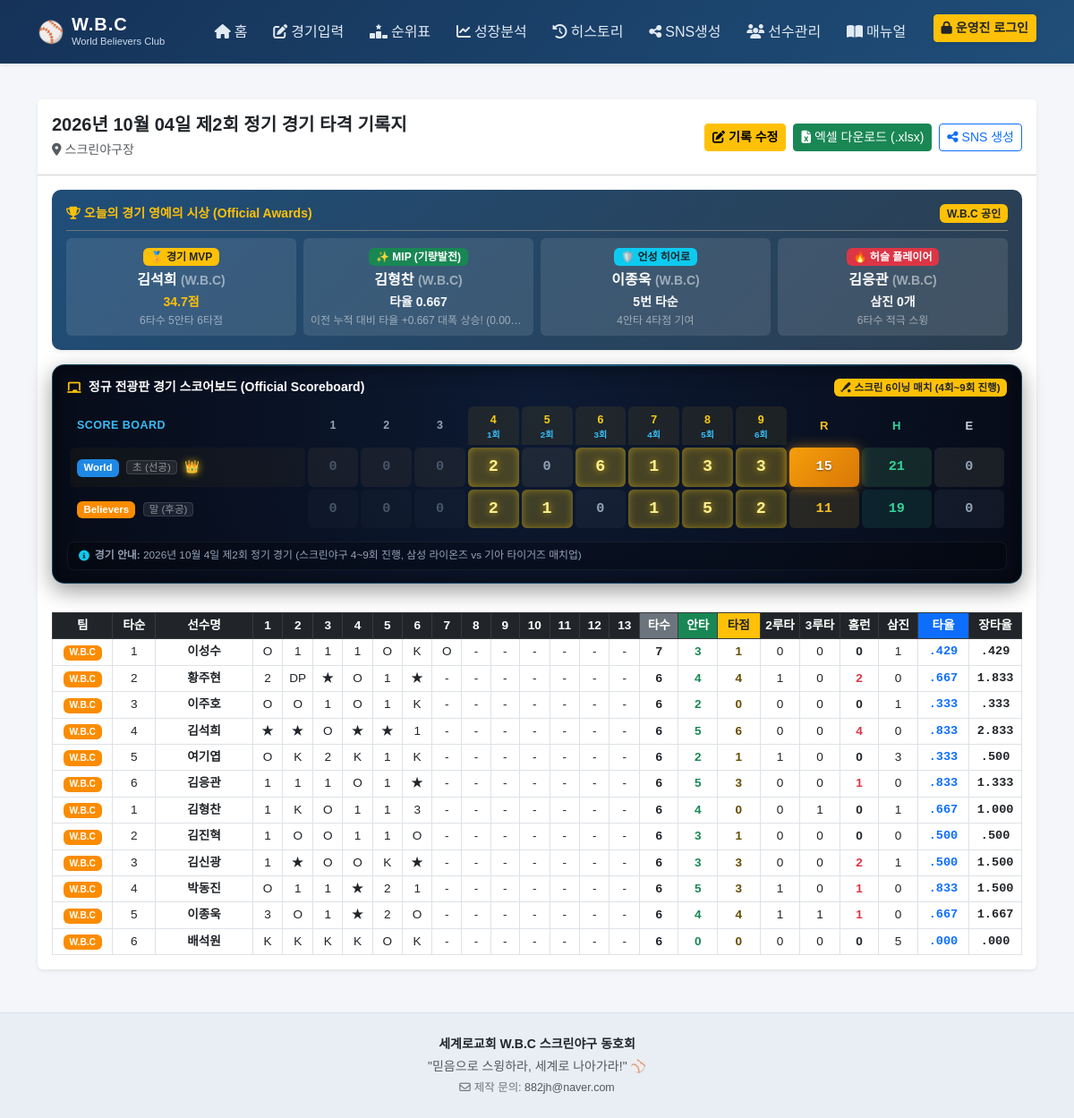
Page /game/12 on the committed database.
### tables this page shows
CREATE TABLE games (
            id               INTEGER PRIMARY KEY AUTOINCREMENT,
            game_date        TEXT NOT NULL,
            game_number      INTEGER,
            location         TEXT DEFAULT '스크린야구장',
            world_score      INTEGER,
            believers_score  INTEGER,
            notes            TEXT,
            created_at       TEXT DEFAULT (datetime('now','localtime'))
        , match_type TEXT DEFAULT '2teams', score_details TEXT DEFAULT '');

CREATE TABLE players (
            id        INTEGER PRIMARY KEY AUTOINCREMENT,
            name      TEXT NOT NULL,
            team      TEXT NOT NULL,
            is_active INTEGER DEFAULT 1,
            created_at TEXT DEFAULT (datetime('now','localtime'))
        );

CREATE TABLE batting_records (
            id          INTEGER PRIMARY KEY AUTOINCREMENT,
            game_id     INTEGER NOT NULL,
            player_id   INTEGER NOT NULL,
            team        TEXT NOT NULL,
            batting_order INTEGER DEFAULT 0,
            inn1  TEXT, inn2  TEXT, inn3  TEXT, inn4  TEXT, inn5  TEXT,
            inn6  TEXT, inn7  TEXT, inn8  TEXT, inn9  TEXT,
            inn10 TEXT, inn11 TEXT, inn12 TEXT, inn13 TEXT,
            ab        INTEGER DEFAULT 0,
            hits      INTEGER DEFAULT 0,
            singles   INTEGER DEFAULT 0,
            doubles   INTEGER DEFAULT 0,
            triples   INTEGER DEFAULT 0,
            hr        INTEGER DEFAULT 0,
            rbi       INTEGER DEFAULT 0,
            bb        INTEGER DEFAULT 0,
            k         INTEGER DEFAULT 0,
            out_count INTEGER DEFAULT 0,
            dp        INTEGER DEFAULT 0,
            avg REAL DEFAULT 0.0,
            slg REAL DEFAULT 0.0,
            obp REAL DEFAULT 0.0,
            FOREIGN KEY (game_id)   REFERENCES games(id)   ON DELETE CASCADE,
            FOREIGN KEY (player_id) REFERENCES players(id)
        );

### app.py (the view)
@app.route('/game/<int:gid>')
def game_detail(gid):
    conn = get_db()
    game = conn.execute('SELECT * FROM games WHERE id=?',(gid,)).fetchone()
    if not game: return redirect(url_for('history'))
    scoreboard = get_scoreboard_data(game, conn)
    recs = conn.execute('''
        SELECT p.name,p.team,br.*
        FROM batting_records br JOIN players p ON p.id=br.player_id
        WHERE br.game_id=? ORDER BY br.id ASC
    ''',(gid,)).fetchall()
    conn.close()
    awards = calc_game_awards(gid)
    return render_template('game_detail.html', game=game, records=recs, awards=awards, scoreboard=scoreboard, fmt_date=fmt_date)

### templates/game_detail.html (shortened to what this page needs)
{% extends 'base.html' %}
{% block content %}
<div class="card shadow-sm border-0 mb-4">
    <div class="card-header bg-white py-3 d-flex justify-content-between align-items-center flex-wrap gap-2">
        <div>
            <h5 class="fw-bold mb-1">
                {{ fmt_date(game.game_date) }} 제{{ game.game_number or '?' }}회 정기 경기 타격 기록지
            </h5>
            <span class="text-muted small"><i class="fa-solid fa-location-dot me-1"></i>{{ game.location }}</span>
        </div>
        <div class="d-flex gap-2">
            <a href="{{ url_for('game_edit', gid=game.id) }}" class="btn btn-warning btn-sm fw-bold">
                <i class="fa-solid fa-pen-to-square me-1"></i>기록 수정
            </a>
            <a href="{{ url_for('export_excel', gid=game.id) }}" class="btn btn-success btn-sm">
                <i class="fa-solid fa-file-excel me-1"></i>엑셀 다운로드 (.xlsx)
            </a>
            <a href="{{ url_for('sns_page', gid=game.id) }}" class="btn btn-outline-primary btn-sm">
                <i class="fa-solid fa-share-nodes me-1"></i>SNS 생성
            </a>
        </div>
    </div>
    {% if awards and awards.mvp %}
    <div class="px-3 pt-3">
        <div class="card border-0 shadow-sm" style="background: linear-gradient(135deg, #1F4E79, #2C3E50); color: white; border-radius: 10px;">
            <div class="card-body py-3">
                <div class="d-flex align-items-center justify-content-between mb-2 pb-2 border-bottom border-secondary">
                    <span class="fw-bold small text-warning"><i class="fa-solid fa-trophy me-1"></i>오늘의 경기 영예의 시상 (Official Awards)</span>
                    <span class="badge bg-warning text-dark fw-bold">W.B.C 공인</span>
                </div>
                <div class="row g-2 text-center">
                    <div class="col-md-3 col-6">
                        <div class="p-2 rounded bg-white bg-opacity-10 h-100">
                            <span class="badge bg-warning text-dark mb-1">🏅 경기 MVP</span>
                            <div class="fw-bold fs-6">{{ awards.mvp.name }} <small class="text-white-50">({{ awards.mvp.team }})</small></div>
                            <small class="text-warning fw-bold">{{ awards.mvp.mvp_pts }}점</small>
                            <div class="text-white-50" style="font-size: 0.75rem;">{{ awards.mvp.ab }}타수 {{ awards.mvp.hits }}안타 {{ awards.mvp.rbi }}타점</div>
                        </div>
                    </div>
                    {% if awards.mip %}
                    <div class="col-md-3 col-6">
                        <div class="p-2 rounded bg-white bg-opacity-10 h-100">
                            <span class="badge bg-success mb-1">✨ MIP (기량발전)</span>
                            <div class="fw-bold fs-6">{{ awards.mip.name }} <small class="text-white-50">({{ awards.mip.team }})</small></div>
                            <small class="text-light fw-bold">타율 {{ '%0.3f'|format(awards.mip.avg) }}</small>
                            <div class="text-white-50 text-truncate" style="font-size: 0.75rem;" title="{{ awards.mip_reason }}">{{ awards.mip_reason }}</div>
                        </div>
                    </div>
                    {% endif %}
                    {% if awards.unsung %}
                    <div class="col-md-3 col-6">
                        <div class="p-2 rounded bg-white bg-opacity-10 h-100">
                            <span class="badge bg-info text-dark mb-1">🛡️ 언성 히어로</span>
                            <div class="fw-bold fs-6">{{ awards.unsung.name }} <small class="text-white-50">({{ awards.unsung.team }})</small></div>
                            <small class="text-light fw-bold">{{ awards.unsung.batting_order }}번 타순</small>
                            <div class="text-white-50" style="font-size: 0.75rem;">{{ awards.unsung.hits }}안타 {{ awards.unsung.rbi }}타점 기여</div>
                        </div>
                    </div>
                    {% endif %}
                    {% if awards.hustle %}
                    <div class="col-md-3 col-6">
                        <div class="p-2 rounded bg-white bg-opacity-10 h-100">
                            <span class="badge bg-danger mb-1">🔥 허슬 플레이어</span>
                            <div class="fw-bold fs-6">{{ awards.hustle.name }} <small class="text-white-50">({{ awards.hustle.team }})</small></div>
                            <small class="text-light fw-bold">삼진 {{ awards.hustle.k }}개</small>
                            <div class="text-white-50" style="font-size: 0.75rem;">{{ awards.hustle.ab }}타수 적극 스윙</div>
                        </div>
                    </div>
                    {% endif %}
                </div>
            </div>
        </div>
    </div>
    {% endif %}
    {% if scoreboard and scoreboard.teams %}
    <div class="px-3 pt-3">
        <div class="scoreboard-matrix-wrap mb-3">
            <div class="d-flex justify-content-between align-items-center mb-2 flex-wrap gap-2">
                <span class="text-white fw-bold small d-flex align-items-center gap-2">
                    <i class="fa-solid fa-chalkboard text-warning"></i>정규 전광판 경기 스코어보드 (Official Scoreboard)
                </span>
                <span class="badge bg-warning text-dark fw-bold" style="font-size: 0.72rem;">
                    <i class="fa-solid fa-baseball-bat-ball me-1"></i>스크린 6이닝 매치 (4회~9회 진행)
                </span>
            </div>
            <div class="scoreboard-scroll-container">
                <table class="scoreboard-matrix-table">
                    <thead>
                        <tr>
                            <th class="th-team">SCORE BOARD</th>
                            {% for inn in range(1, 10) %}
                            <th class="th-inn {% if inn >= 4 %}active-match-inn{% endif %}">
                                <div>{{ inn }}</div>
                                {% if inn >= 4 %}<span class="sub-inn-label">{{ inn - 3 }}회</span>{% endif %}
                            </th>
                            {% endfor %}
                            <th class="th-stat th-r">R</th>
                            <th class="th-stat th-h">H</th>
                            <th class="th-stat th-e">E</th>
                        </tr>
                    </thead>
                    <tbody>
                        {% for t in scoreboard.teams %}
                        <tr class="{% if t.is_winner %}winner-row{% endif %}">
                            <td class="td-team">
                                <span class="badge {{ t.badge_class }} me-1">{{ t.name }}</span>
                                <span class="order-chip text-white-50">{{ t.order_label }}</span>
                                {% if t.is_winner %}<span class="winner-mark ms-1">👑</span>{% endif %}
                            </td>
                            {% for s in t.scores %}
                            {% set inn_idx = loop.index %}
                            <td class="td-inn {% if inn_idx >= 4 %}active-match-inn{% endif %} {% if s not in [0, '0', '-', ''] %}scoring-cell{% endif %}">
                                {{ s }}
                            </td>
                            {% endfor %}
                            <td class="td-stat td-r {% if t.is_winner %}winner-r{% endif %}">{{ t.r }}</td>
                            <td class="td-stat td-h">{{ t.h }}</td>
                            <td class="td-stat td-e">{{ t.e }}</td>
                        </tr>
                        {% endfor %}
                    </tbody>
                </table>
            </div>
            <div class="scoreboard-note-bar">
                <i class="fa-solid fa-circle-info text-info"></i>
                <span>
                    {% if scoreboard.note and scoreboard.note != '정규 경기' %}
                    <strong>경기 안내:</strong> {{ scoreboard.note }}
                    {% endif %}
                </span>
            </div>
        </div>
    </div>
    {% endif %}
    <div class="card-body">
        <div class="table-responsive">
            <table class="table table-bordered table-sm align-middle text-center mb-0" style="font-size:0.85rem; min-width: 900px;">
                <thead class="table-dark text-nowrap">
                    <tr>
                        <th style="width: 70px;">팀</th>
                        <th style="width: 50px;">타순</th>
                        <th style="width: 110px; min-width: 100px;">선수명</th>
                        {% for inn in range(1, 14) %}
                        <th style="width: 35px;">{{ inn }}</th>
                        {% endfor %}
                        <th class="bg-secondary" style="width: 45px;">타수</th>
                        <th class="bg-success" style="width: 45px;">안타</th>
                        <th class="bg-warning text-dark" style="width: 50px;">타점</th>
                        <th style="width: 45px;">2루타</th>
                        <th style="width: 45px;">3루타</th>
                        <th style="width: 45px;">홈런</th>
                        <th style="width: 45px;">삼진</th>
                        <th class="bg-primary text-white" style="width: 60px;">타율</th>
                        <th style="width: 60px;">장타율</th>
                    </tr>
                </thead>
                <tbody>
                    {% for r in records %}
                    <tr>
                        <td>
                            <span class="badge {{ 'badge-world' if r.team == 'World' else 'badge-believers' }}">
                                {{ r.team }}
                            </span>
                        </td>
                        <td>{{ r.batting_order }}</td>
                        <td class="fw-bold">{{ r.name }}</td>
                        <td>{{ r.inn1 or '-' }}</td>
                        <td>{{ r.inn2 or '-' }}</td>
                        <td>{{ r.inn3 or '-' }}</td>
                        <td>{{ r.inn4 or '-' }}</td>
                        <td>{{ r.inn5 or '-' }}</td>
                        <td>{{ r.inn6 or '-' }}</td>
                        <td>{{ r.inn7 or '-' }}</td>
                        <td>{{ r.inn8 or '-' }}</td>
                        <td>{{ r.inn9 or '-' }}</td>
                        <td>{{ r.inn10 or '-' }}</td>
                        <td>{{ r.inn11 or '-' }}</td>
                        <td>{{ r.inn12 or '-' }}</td>
                        <td>{{ r.inn13 or '-' }}</td>
                        <td class="fw-bold">{{ r.ab }}</td>
                        <td class="fw-bold text-success">{{ r.hits }}</td>
                        <td class="fw-bold text-warning-emphasis">{{ r.rbi or 0 }}</td>
                        <td>{{ r.doubles }}</td>
                        <td>{{ r.triples }}</td>
                        <td class="fw-bold {{ 'text-danger' if r.hr > 0 else '' }}">{{ r.hr }}</td>
                        <td>{{ r.k }}</td>
                        <td class="stat-mono fw-bold text-primary">{{ r.avg | rate }}</td>
                        <td class="stat-mono">{{ r.slg | rate }}</td>
                    </tr>
                    {% endfor %}
                </tbody>
            </table>
        </div>
    </div>
</div>
{% endblock %}

### rows in the picture
games: game_date "2026년 10월 04일", game_number "2", location "스크린야구장"
players: mvp.name "김석희", mvp.team "W.B.C"
batting_records: mvp.ab "6", mvp.hits "5", mvp.rbi "6", team "W.B.C", batting_order "4", name "김석희", inn1 "★", inn2 "★", inn3 "O", inn4 "★", inn5 "★", inn6 "1", inn7 "-", inn8 "-", inn9 "-", inn10 "-", inn11 "-", inn12 "-", inn13 "-", ab "6", hits "5", rbi "6", doubles "0", triples "0", hr "4", k "0", avg|rate ".833", slg|rate "2.833"
players: mip.name "김형찬", mip.team "W.B.C"
batting_records: mip.avg "0.667", team "W.B.C", batting_order "1", name "김형찬", inn1 "1", inn2 "K", inn3 "O", inn4 "1", inn5 "1", inn6 "3", inn7 "-", inn8 "-", inn9 "-", inn10 "-", inn11 "-", inn12 "-", inn13 "-", ab "6", hits "4", rbi "0", doubles "0", triples "1", hr "0", k "1", avg|rate ".667", slg|rate "1.000"
players: unsung.name "이종욱", unsung.team "W.B.C"
batting_records: unsung.batting_order "5", unsung.hits "4", unsung.rbi "4", team "W.B.C", batting_order "5", name "이종욱", inn1 "3", inn2 "O", inn3 "1", inn4 "★", inn5 "2", inn6 "O", inn7 "-", inn8 "-", inn9 "-", inn10 "-", inn11 "-", inn12 "-", inn13 "-", ab "6", hits "4", rbi "4", doubles "1", triples "1", hr "1", k "0", avg|rate ".667", slg|rate "1.667"
players: hustle.name "김응관", hustle.team "W.B.C"
batting_records: hustle.k "0", hustle.ab "6", team "W.B.C", batting_order "6", name "김응관", inn1 "1", inn2 "1", inn3 "1", inn4 "O", inn5 "1", inn6 "★", inn7 "-", inn8 "-", inn9 "-", inn10 "-", inn11 "-", inn12 "-", inn13 "-", ab "6", hits "5", rbi "3", doubles "0", triples "0", hr "1", k "0", avg|rate ".833", slg|rate "1.333"
batting_records: team "W.B.C", batting_order "1", name "이성수", inn1 "O", inn2 "1", inn3 "1", inn4 "1", inn5 "O", inn6 "K", inn7 "O", inn8 "-", inn9 "-", inn10 "-", inn11 "-", inn12 "-", inn13 "-", ab "7", hits "3", rbi "1", doubles "0", triples "0", hr "0", k "1", avg|rate ".429", slg|rate ".429"
batting_records: team "W.B.C", batting_order "2", name "황주현", inn1 "2", inn2 "DP", inn3 "★", inn4 "O", inn5 "1", inn6 "★", inn7 "-", inn8 "-", inn9 "-", inn10 "-", inn11 "-", inn12 "-", inn13 "-", ab "6", hits "4", rbi "4", doubles "1", triples "0", hr "2", k "0", avg|rate ".667", slg|rate "1.833"
batting_records: team "W.B.C", batting_order "3", name "이주호", inn1 "O", inn2 "O", inn3 "1", inn4 "O", inn5 "1", inn6 "K", inn7 "-", inn8 "-", inn9 "-", inn10 "-", inn11 "-", inn12 "-", inn13 "-", ab "6", hits "2", rbi "0", doubles "0", triples "0", hr "0", k "1", avg|rate ".333", slg|rate ".333"
batting_records: team "W.B.C", batting_order "5", name "여기엽", inn1 "O", inn2 "K", inn3 "2", inn4 "K", inn5 "1", inn6 "K", inn7 "-", inn8 "-", inn9 "-", inn10 "-", inn11 "-", inn12 "-", inn13 "-", ab "6", hits "2", rbi "1", doubles "1", triples "0", hr "0", k "3", avg|rate ".333", slg|rate ".500"
batting_records: team "W.B.C", batting_order "2", name "김진혁", inn1 "1", inn2 "O", inn3 "O", inn4 "1", inn5 "1", inn6 "O", inn7 "-", inn8 "-", inn9 "-", inn10 "-", inn11 "-", inn12 "-", inn13 "-", ab "6", hits "3", rbi "1", doubles "0", triples "0", hr "0", k "0", avg|rate ".500", slg|rate ".500"
batting_records: team "W.B.C", batting_order "3", name "김신광", inn1 "1", inn2 "★", inn3 "O", inn4 "O", inn5 "K", inn6 "★", inn7 "-", inn8 "-", inn9 "-", inn10 "-", inn11 "-", inn12 "-", inn13 "-", ab "6", hits "3", rbi "3", doubles "0", triples "0", hr "2", k "1", avg|rate ".500", slg|rate "1.500"
batting_records: team "W.B.C", batting_order "4", name "박동진", inn1 "O", inn2 "1", inn3 "1", inn4 "★", inn5 "2", inn6 "1", inn7 "-", inn8 "-", inn9 "-", inn10 "-", inn11 "-", inn12 "-", inn13 "-", ab "6", hits "5", rbi "3", doubles "1", triples "0", hr "1", k "0", avg|rate ".833", slg|rate "1.500"
batting_records: team "W.B.C", batting_order "6", name "배석원", inn1 "K", inn2 "K", inn3 "K", inn4 "K", inn5 "O", inn6 "K", inn7 "-", inn8 "-", inn9 "-", inn10 "-", inn11 "-", inn12 "-", inn13 "-", ab "6", hits "0", rbi "0", doubles "0", triples "0", hr "0", k "5", avg|rate ".000", slg|rate ".000"

### other values in the picture
{{ awards.mvp.mvp_pts }} "34.7"
{{ awards.mip_reason }} "이전 누적 대비 타율 +0.667 대폭 상승! (0.00…"
{{ inn }} "1" "2" "3" "4" "5" "6" "7" "8" "9"
{{ inn - 3 }} "1" "2" "3" "4" "5" "6"
{{ t.name }} "World" "Believers"
{{ t.order_label }} "초 (선공)" "말 (후공)"
{{ s }} "0" "0" "0" "2" "0" "6" "1" "3" "3" "0" "0" "0" "2" "1" "0" "1" "5" "2"
{{ t.r }} "15" "11"
{{ t.h }} "21" "19"
{{ t.e }} "0" "0"
{{ scoreboard.note }} "2026년 10월 4일 제2회 정기 경기 (스크린야구 4~9회 진행, 삼성 라이온즈 vs 기아 타이거즈 매치업)"
{{ inn }} "1" "2" "3" "4" "5" "6" "7" "8" "9" "10" "11" "12" "13"
